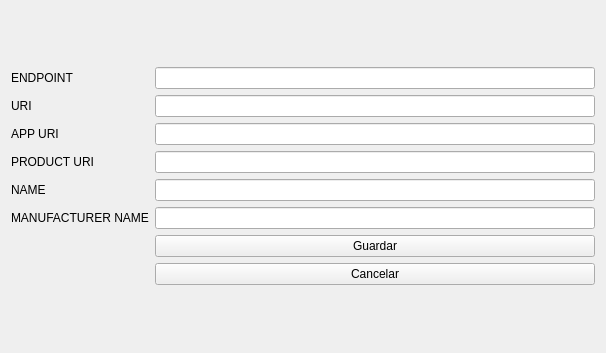
<?xml version="1.0" encoding="UTF-8"?>
<ui version="4.0">
 <class>UAConfigForm</class>
 <widget class="QWidget" name="UAConfigForm">
  <property name="geometry">
   <rect>
    <x>0</x>
    <y>0</y>
    <width>606</width>
    <height>353</height>
   </rect>
  </property>
  <property name="windowTitle">
   <string>OPC UA Config</string>
  </property>
  <layout class="QGridLayout" name="gridLayout_2">
   <item row="0" column="0">
    <layout class="QGridLayout" name="gridLayout">
     <item row="1" column="1">
      <widget class="QLineEdit" name="uri_lineEdit"/>
     </item>
     <item row="2" column="0">
      <widget class="QLabel" name="label_3">
       <property name="text">
        <string>APP URI</string>
       </property>
      </widget>
     </item>
     <item row="3" column="0">
      <widget class="QLabel" name="label_4">
       <property name="text">
        <string>PRODUCT URI</string>
       </property>
      </widget>
     </item>
     <item row="3" column="1">
      <widget class="QLineEdit" name="prod_uri_lineEdit"/>
     </item>
     <item row="4" column="0">
      <widget class="QLabel" name="label_5">
       <property name="text">
        <string>NAME</string>
       </property>
      </widget>
     </item>
     <item row="0" column="1">
      <widget class="QLineEdit" name="endpoint_lineEdit"/>
     </item>
     <item row="1" column="0">
      <widget class="QLabel" name="label_2">
       <property name="text">
        <string>URI</string>
       </property>
      </widget>
     </item>
     <item row="5" column="0">
      <widget class="QLabel" name="label_6">
       <property name="text">
        <string>MANUFACTURER NAME</string>
       </property>
      </widget>
     </item>
     <item row="2" column="1">
      <widget class="QLineEdit" name="app_uri_lineEdit"/>
     </item>
     <item row="5" column="1">
      <widget class="QLineEdit" name="man_name_lineEdit"/>
     </item>
     <item row="0" column="0">
      <widget class="QLabel" name="label">
       <property name="text">
        <string>ENDPOINT</string>
       </property>
      </widget>
     </item>
     <item row="4" column="1">
      <widget class="QLineEdit" name="name_lineEdit"/>
     </item>
     <item row="6" column="1">
      <widget class="QPushButton" name="save_pushButton">
       <property name="text">
        <string>Guardar</string>
       </property>
      </widget>
     </item>
     <item row="7" column="1">
      <widget class="QPushButton" name="cancel_pushButton">
       <property name="text">
        <string>Cancelar</string>
       </property>
      </widget>
     </item>
    </layout>
   </item>
  </layout>
 </widget>
 <resources/>
 <connections/>
</ui>
